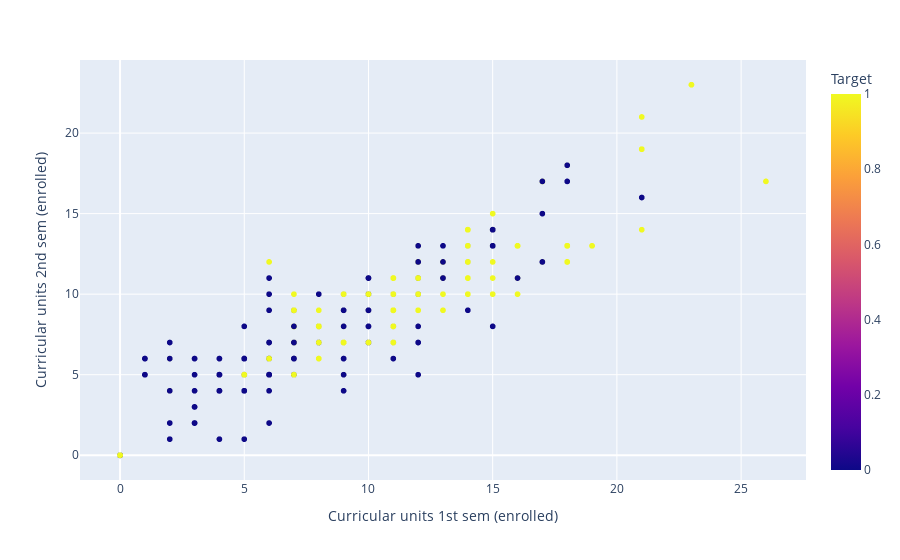

Notebook code for this chart:
### Code cell
fig = px.scatter(df, 
             x = 'Curricular units 1st sem (enrolled)',
             y = 'Curricular units 2nd sem (enrolled)',
             color = 'Target')
fig.show()

### Figure 1 — Plotly figure (JSON) as saved in the notebook; plotly's stock layout.template omitted (floating-point values rounded to 4 significant figures; data arrays with more than 128 entries replaced by an {"elided": "..."} marker saying what was removed)
{"data": [{"hovertemplate": "Curricular units 1st sem (enrolled)=%{x}<br>Curricular units 2nd sem (enrolled)=%{y}<br>Target=%{marker.color}<extra></extra>", "legendgroup": "", "marker": {"color": {"elided": "3630 int values"}, "coloraxis": "coloraxis", "symbol": "circle"}, "mode": "markers", "name": "", "showlegend": false, "type": "scattergl", "x": {"elided": "3630 int values"}, "xaxis": "x", "y": {"elided": "3630 int values"}, "yaxis": "y"}], "layout": {"coloraxis": {"colorbar": {"title": {"text": "Target"}}, "colorscale": [[0, "#0d0887"], [0.1111, "#46039f"], [0.2222, "#7201a8"], [0.3333, "#9c179e"], [0.4444, "#bd3786"], [0.5556, "#d8576b"], [0.6667, "#ed7953"], [0.7778, "#fb9f3a"], [0.8889, "#fdca26"], [1, "#f0f921"]]}, "legend": {"tracegroupgap": 0}, "margin": {"t": 60}, "xaxis": {"anchor": "y", "domain": [0, 1], "title": {"text": "Curricular units 1st sem (enrolled)"}}, "yaxis": {"anchor": "x", "domain": [0, 1], "title": {"text": "Curricular units 2nd sem (enrolled)"}}}}
